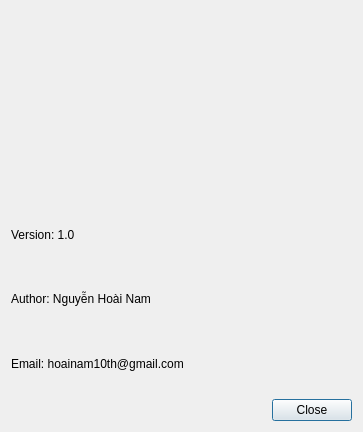
<?xml version="1.0" encoding="UTF-8"?>
<ui version="4.0">
 <class>InforDialog</class>
 <widget class="QDialog" name="InforDialog">
  <property name="geometry">
   <rect>
    <x>0</x>
    <y>0</y>
    <width>363</width>
    <height>432</height>
   </rect>
  </property>
  <property name="windowTitle">
   <string>Dialog</string>
  </property>
  <layout class="QVBoxLayout" name="verticalLayout_2">
   <item>
    <widget class="QLabel" name="label_4">
     <property name="text">
      <string/>
     </property>
     <property name="pixmap">
      <pixmap resource="resource.qrc">:/img/logochat.png</pixmap>
     </property>
     <property name="alignment">
      <set>Qt::AlignCenter</set>
     </property>
    </widget>
   </item>
   <item>
    <layout class="QVBoxLayout" name="verticalLayout">
     <item>
      <widget class="QLabel" name="label_2">
       <property name="text">
        <string>Version: 1.0</string>
       </property>
      </widget>
     </item>
     <item>
      <widget class="QLabel" name="label">
       <property name="text">
        <string>Author: Nguyễn Hoài Nam</string>
       </property>
      </widget>
     </item>
     <item>
      <widget class="QLabel" name="label_3">
       <property name="text">
        <string>Email: hoainam10th@gmail.com</string>
       </property>
      </widget>
     </item>
    </layout>
   </item>
   <item>
    <layout class="QHBoxLayout" name="horizontalLayout">
     <item>
      <spacer name="horizontalSpacer">
       <property name="orientation">
        <enum>Qt::Horizontal</enum>
       </property>
       <property name="sizeHint" stdset="0">
        <size>
         <width>40</width>
         <height>20</height>
        </size>
       </property>
      </spacer>
     </item>
     <item>
      <widget class="QPushButton" name="pushButtonClose">
       <property name="text">
        <string>Close</string>
       </property>
      </widget>
     </item>
    </layout>
   </item>
  </layout>
 </widget>
 <resources>
  <include location="resource.qrc"/>
 </resources>
 <connections/>
</ui>
